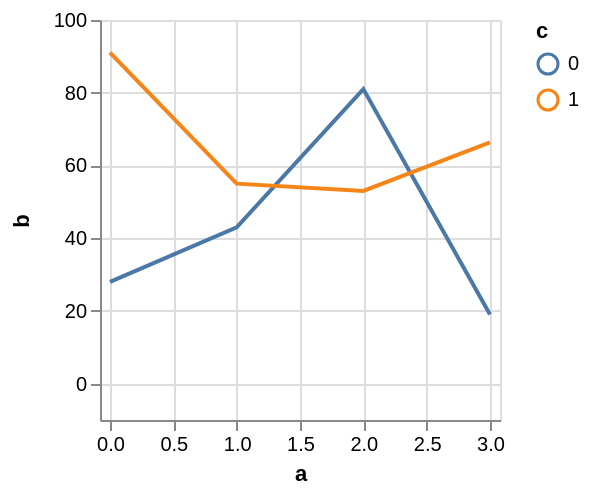

Write a Vega-Lite specification for this figure.
### Vega specification from a JSON file in a GitHub repository (floating-point values rounded to 4 significant figures)
{"$schema": "https://vega.github.io/schema/vega/v4.json", "autosize": "pad", "padding": 5, "width": 200, "height": 200, "style": "cell", "data": [{"name": "source_0", "values": [{"a": 0, "b": 28, "c": 0}, {"a": 0, "b": 91, "c": 1}, {"a": 1, "b": 43, "c": 0}, {"a": 1, "b": 55, "c": 1}, {"a": 2, "b": 81, "c": 0}, {"a": 2, "b": 53, "c": 1}, {"a": 3, "b": 19, "c": 0}]}, {"name": "data_0", "source": "source_0", "transform": [{"type": "impute", "field": "b", "key": "a", "method": "value", "groupby": ["c"], "value": null}, {"type": "window", "as": ["imputed_b_value"], "ops": ["mean"], "fields": ["b"], "frame": [null, null], "ignorePeers": false, "groupby": ["c"]}, {"type": "formula", "expr": "datum.b === null ? datum.imputed_b_value : datum.b", "as": "b"}]}], "marks": [{"name": "pathgroup", "type": "group", "from": {"facet": {"name": "faceted_path_main", "data": "data_0", "groupby": ["c"]}}, "encode": {"update": {"width": {"field": {"group": "width"}}, "height": {"field": {"group": "height"}}}}, "marks": [{"name": "marks", "type": "line", "style": ["line"], "sort": {"field": "datum[\"a\"]", "order": "descending"}, "from": {"data": "faceted_path_main"}, "encode": {"update": {"stroke": {"scale": "color", "field": "c"}, "tooltip": {"signal": "{\"a\": format(datum[\"a\"], \"\"), \"b\": format(datum[\"b\"], \"\"), \"c\": ''+datum[\"c\"]}"}, "x": {"scale": "x", "field": "a"}, "y": {"scale": "y", "field": "b"}, "defined": {"signal": "datum[\"a\"] !== null && !isNaN(datum[\"a\"]) && datum[\"b\"] !== null && !isNaN(datum[\"b\"])"}}}}]}], "scales": [{"name": "x", "type": "linear", "domain": {"data": "data_0", "field": "a"}, "range": [0, {"signal": "width"}], "nice": 1, "zero": false, "padding": 5}, {"name": "y", "type": "linear", "domain": {"data": "data_0", "field": "b"}, "range": [{"signal": "height"}, 0], "nice": true, "zero": true, "padding": 5}, {"name": "color", "type": "ordinal", "domain": {"data": "data_0", "field": "c", "sort": true}, "range": "category"}], "axes": [{"scale": "x", "orient": "bottom", "grid": false, "title": "a", "labelFlush": true, "labelOverlap": true, "tickCount": {"signal": "ceil(width/40)"}, "zindex": 1}, {"scale": "x", "orient": "bottom", "gridScale": "y", "grid": true, "tickCount": {"signal": "ceil(width/40)"}, "domain": false, "labels": false, "maxExtent": 0, "minExtent": 0, "ticks": false, "zindex": 0}, {"scale": "y", "orient": "left", "grid": false, "title": "b", "labelOverlap": true, "tickCount": {"signal": "ceil(height/40)"}, "zindex": 1}, {"scale": "y", "orient": "left", "gridScale": "x", "grid": true, "tickCount": {"signal": "ceil(height/40)"}, "domain": false, "labels": false, "maxExtent": 0, "minExtent": 0, "ticks": false, "zindex": 0}], "legends": [{"stroke": "color", "gradientLength": {"signal": "clamp(height, 64, 200)"}, "title": "c"}], "config": {"axisY": {"minExtent": 30}}}
